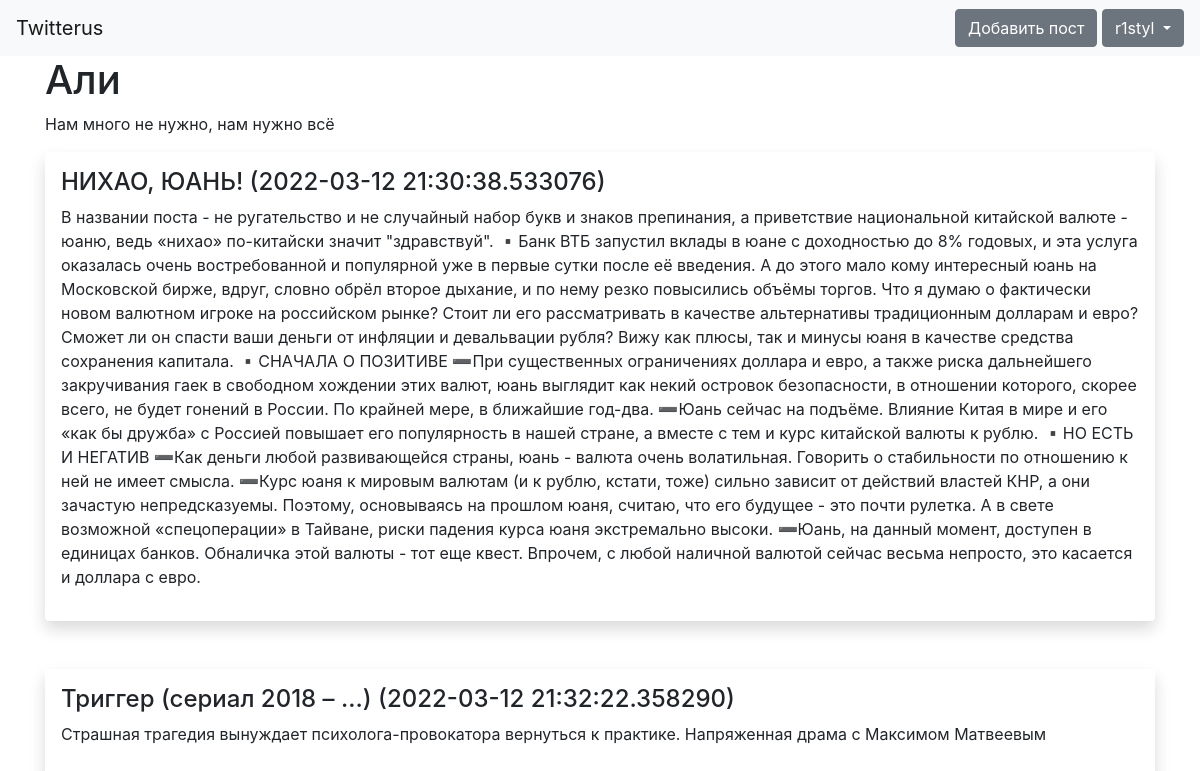
Screenshot of /user/2 (signed in) with the database file from the repository.
### data/users.py (models this page shows, shortened)
class User(SqlAlchemyBase, UserMixin, SerializerMixin):
    __tablename__ = 'users'
    id = sqlalchemy.Column(sqlalchemy.Integer, primary_key=True, autoincrement=True, unique=True)
    email = sqlalchemy.Column(sqlalchemy.String, unique=True)
    name = sqlalchemy.Column(sqlalchemy.String)
    nick = sqlalchemy.Column(sqlalchemy.String, unique=True)
    about = sqlalchemy.Column(sqlalchemy.String)
    hashed_password = sqlalchemy.Column(sqlalchemy.String)
    created_date = sqlalchemy.Column(sqlalchemy.DateTime,
                                     default=datetime.datetime.now)

### data/posts.py (models this page shows)
class Post(SqlAlchemyBase, SerializerMixin):
    __tablename__ = 'posts'
    id = sqlalchemy.Column(sqlalchemy.Integer, primary_key=True, autoincrement=True)
    title = sqlalchemy.Column(sqlalchemy.String)
    creater_id = sqlalchemy.Column(sqlalchemy.Integer, sqlalchemy.ForeignKey("users.id"))
    text = sqlalchemy.Column(sqlalchemy.String)
    create_data = sqlalchemy.Column(sqlalchemy.DateTime, default=datetime.datetime.now)
    user = orm.relation('User')

### app.py (the view)
@app.route('/user/<int:user_id>', methods=['GET', 'POST'])
def get_user(user_id):
    db_sess = db_session.create_session()
    user = db_sess.query(User).get(user_id)
    if user:
        all_post = db_sess.query(Post).filter(Post.creater_id == user_id)
        return render_template('user.html', title=user.nick, name=user.name, about=user.about, posts=all_post, id=user_id)
    return jsonify({'error': 'user not found'})

### app.py (called while the page is built)
@login_manager.user_loader
def load_user(user_id):
    db_sess = db_session.create_session()
    return db_sess.query(User).get(user_id)

### data/db_session.py (called while the page is built)
def create_session() -> Session:
    global __factory
    return __factory()

### templates/user.html (shortened to what this page needs)
{% extends "base.html" %}
{% block content %}
<h1>{{ name }}</h1>
<div>
    <p>
        {{ about }}
    </p>
</div>
{% for item in posts %}
<div class="shadow p-3 mb-5 bg-body rounded">
    <h4>{{ item.title }} ({{ item.create_data }})
    </h4>
    <p>{{ item.text }}</p>
</div>
{% endfor %}
{% endblock %}

### templates/base.html (shortened to what this page needs)
<!doctype html>
<html lang="en">
<head>
    <link rel="stylesheet"
          href="https://stackpath.bootstrapcdn.com/bootstrap/4.4.1/css/bootstrap.min.css"
>
</head>
<body>
<header>
    <nav class="navbar navbar-light bg-light">
        <a class="navbar-brand" href="/">Twitterus</a>
        {% if current_user.is_authenticated %}
            <div class="dropdown">
            <a class="btn btn-secondary" href="/add_post">Добавить пост</a>
              <button class="btn btn-secondary dropdown-toggle" type="button" id="dropdownMenuButton1" data-bs-toggle="dropdown" aria-expanded="false">
                {{ current_user.nick }}
              </button>
            </div>
        {% else %}
            <p>
                <a class="btn btn-primary " href="/register">Зарегистрироваться</a>
                <a class="btn btn-success" href="/login">Войти</a>
            </p>
        {% endif %}
    </nav>
</header>
<main role="main" class="container">
    {% block content %}{% endblock %}
</main>
</body>
</html>

### rows the page displays
User: nick "r1styl"
User: name "Али", about "Нам много не нужно, нам нужно всё"
Post: title "НИХАО, ЮАНЬ!", create_data "2022-03-12 21:30:38.533076", text "В названии поста - не ругательство и не случайный набор букв и знаков препинания, а приветствие национальной китайской валюте - юаню, ведь «нихао» по-китайски значит \"здравствуй\". ▪️Банк ВТБ запустил вклады в юане с доходностью до 8% годовых, и эта услуга оказалась очень востребованной и популярной уже в первые сутки после её введения. А до этого мало кому интересный юань на Московской бирже, вдруг, словно обрёл второе дыхание, и по нему резко повысились объёмы торгов. Что я думаю о фактически новом валютном игроке на российском рынке? Стоит ли его рассматривать в качестве альтернативы традиционным долларам и евро? Сможет ли он спасти ваши деньги от инфляции и девальвации рубля? Вижу как…"
Post: title "Триггер (сериал 2018 – ...)", create_data "2022-03-12 21:32:22.358290", text "Страшная трагедия вынуждает психолога-провокатора вернуться к практике. Напряженная драма с Максимом Матвеевым"
